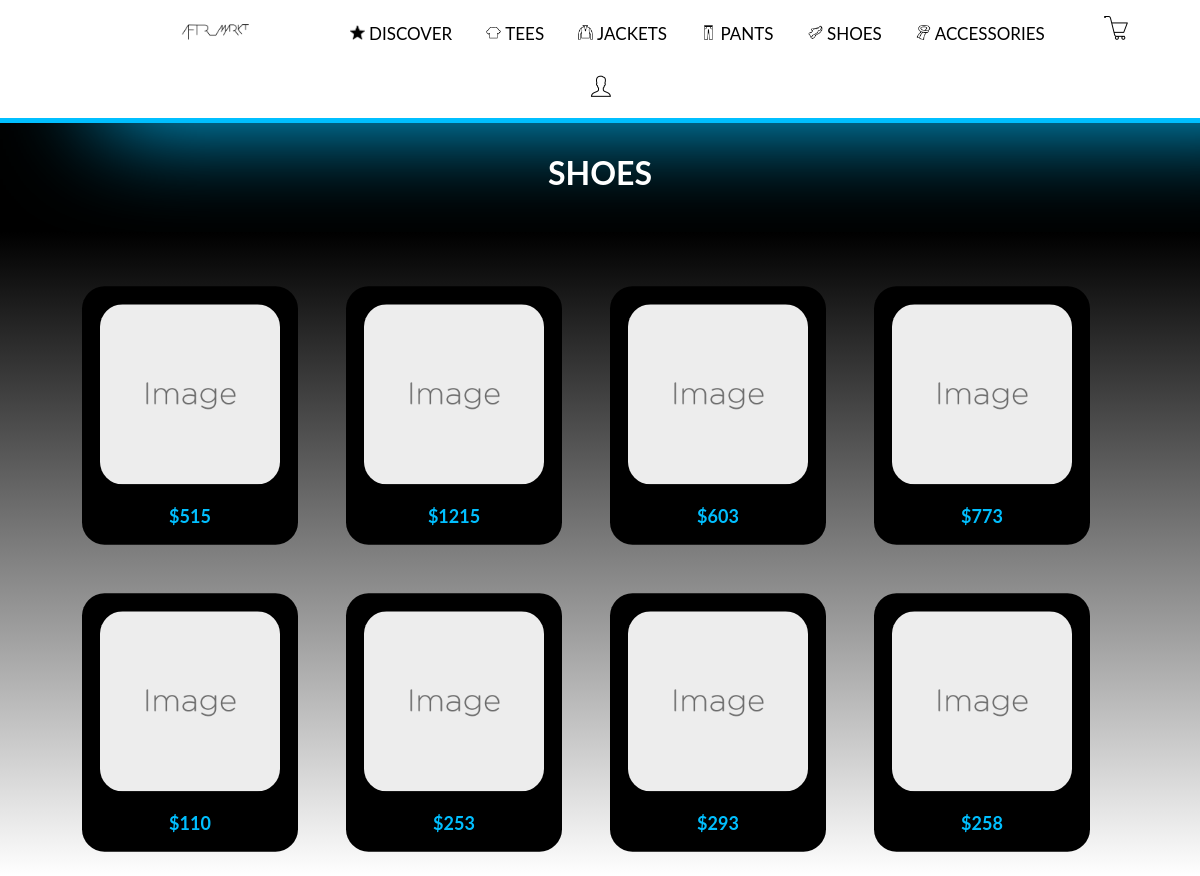
Screenshot of /shoes with the database file from the repository.
### models.py (models this page shows, shortened)
class product_shoes(db.Model):
    id = db.Column(db.Integer, primary_key=True)
    price = db.Column(db.Integer, nullable=False)
    name = db.Column(db.String(120), nullable=False)
    brand = db.Column(db.String(120), nullable=False)
    size = db.Column(db.Integer, nullable=False)
    color = db.Column(db.String(120), nullable=False)
    desc = db.Column(db.String(120), nullable=False)
    catagory = db.Column(db.String(120), nullable=False)

### main.py (the view)
@app.route('/shoes', methods=['GET'])
def shoes():
    shoes_query = product_shoes.query.all()
    return render_template('Shoes.html', products = shoes_query)

### templates/Shoes.html (shortened to what this page needs)
<!DOCTYPE html>
<html lang="en">
<head>
    <link rel="stylesheet" type="text/css" href="{{ url_for('static', filename ='mystyle1.css')}}"/>
</head>
<body id="Shoes">
		<header>
    <div class="nav" id="navbar">
			<nav>
        <ul class="nav_bar_element">
            <li id="desktop_nav" class="nav_bar_element">
            </li>
            <li class="nav_bar_element">
                <a href="/discover">
                    <img src="Icons/featured.png" height="15" alt="DISCOVER" />
                    DISCOVER
                </a>
            </li>
            <li class="nav_bar_element">
                <a href="/tees">
                    <img src="Icons/tees.png" height="15" alt="TEES" />
                    TEES
                </a>
            </li>
            <li class="nav_bar_element">
                <a href="/jackets">
                    <img src="Icons/jackets.png" height="15" alt="JACKETS" />
                    JACKETS
                </a>
            </li>
            <li class="nav_bar_element">
                <a href="/pants">
                    <img src="Icons/pants.png" height="15" alt="PANTS" />
                    PANTS
                </a>
            </li>
            <li class="nav_bar_element">
                <a class="active" href="/shoes">
                    <img src="Icons/shoes.png" height="15" alt="SHOES" />
                    SHOES
                </a>
            </li>
            <li class="nav_bar_element">
                <a href="/accessories">
                    <img src="Icons/accessories.png" height="15" alt="ACCESSORIES" />
                    ACCESSORIES
                </a>
            </li>
            <li class="nav_bar_element">
                <a href="/cart" id="Mobile_Cart_Text">
                    <img src="Icons/shopping_cart.png" class="final_icons" alt="CART" />
                </a>
            </li>
            <li class="nav_bar_element">
							{% if current_user.is_authenticated == False %}
                <a href="/login" id="Mobile_Status_Text">
                    <img id="PROFILE_STATUS" src="Icons/profile.png" class="final_icons"  alt="Profile" />
                </a>
							{% endif %}
            </li>
        </ul>
			</nav>
    </div>
		</header>
    <div class="Page_Heading">
        <h1> SHOES </h1>
    </div>
		<ul class="CART_ITMES">
       {% for row in products %}
			 <li class="mini_card" onclick="window.location = '/shoes/{{row.id}}' ">
            <img src="/Images/Placeholder_Square.png" alt="AN OBJECT TO BE SOLD" class="cart_image"/>
            <h4 class="mini_card_desc"> ${{row.price}} </h4>
        </li>
				{% endfor %}
    </ul>
</body>
</html>

### static/mystyle1.css (style rules this page uses)
:root { --accent: deepskyblue; }
html { margin: 0; padding: 0; overflow: hidden; }
body { position: absolute; width: 100%; height: 100%; overflow: auto; font-size: 40; background-color: black; font-size: 40; font-family: "Lato", sans-serif; }
* { box-sizing: border-box; padding: 0px; margin: 0px; }
a:link { color: black; text-decoration: none; }
a { color: white; font: 400 17px Lato, sans-serif; text-align: center; cursor: pointer; transition: 0.3s; }
.final_icons { height: 25px; }
.nav { background-color: white; border-bottom: 5px solid var(--accent); box-shadow: 100px 0px 100px var(--accent); text-align: center; display: inline-block; display: flex; }
li.nav_bar_element { transition: 0.3s; padding:5px; }
li.nav_bar_element:nth-child(8) { padding-left: 30px; padding-right: 30px; }
li.nav_bar_element:last-child { padding-left: 30px; padding-right: 30px; }
li.nav_bar_element:first-child { padding-left: 140px; padding-right: 70px; }
.Page_Heading { color: white; text-align: center; padding-top: 30px; padding-left: 70px; padding-right: 70px; padding-bottom: 40px; }
.CART_ITMES { padding-top: 30px; padding-left: 60px; padding-right: 50px; text-align: left; color: white; font-size: 15px; background: linear-gradient(180deg, rgba(0,0,0,1) 0%, rgba(255,255,255,1) 100%); }
.cart_image { width: 200px; border-radius: 25px; }
ul li { display: inline-block; margin: 10px; padding-bottom: 5px; }
.mini_card { padding: 20px; background-color:black; border-radius: 25px; transform: scale(0.9); transition: 300ms; }
.mini_card_desc { color: var(--accent); font-size: 20px; text-align: center; padding-top: 20px; }

### rows the page displays
product_shoes: price "515"
product_shoes: price "1215"
product_shoes: price "603"
product_shoes: price "773"
product_shoes: price "110"
product_shoes: price "253"
product_shoes: price "293"
product_shoes: price "258"
